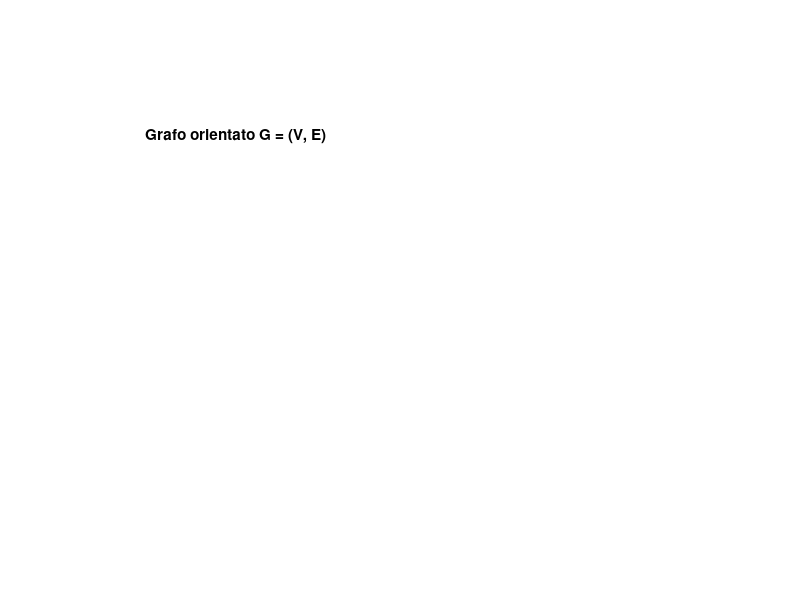

Recreate this plot in MATLAB. (Note: this script raises an error after producing the figure.)
%% ALBERI NELLA TEORIA DEI GRAFI — Bullo, "Lectures on Network Systems" ed. 1.7
%  Riferimenti ai capitoli: Cap. 2 (Grafi e matrici associate),
%                            Cap. 3 (Algoritmi di averaging).
%
%  Autore: Claude
%  -----------------------------------------------------------------------
%  CONTENUTO:
%   1. Definizione di un grafo orientato (digrafo) G = (V, E)
%   2. Matrice di adiacenza  A  e matrice dei gradi  Delta
%   3. Laplaciano  L = Delta - A   (Bullo Def. 2.25)
%   4. Matrice di incidenza orientata  B  (Bullo Def. 2.7)
%      Relazione:  L = B * B'   (grafo non pesato, orientato)
%   5. Spanning tree: verifica algebrica tramite rango di L
%      (Bullo Thm. 2.29: G contiene uno spanning tree  <=>  rank(L) = n-1)
%   6. Costruzione esplicita dello spanning tree BFS
%   7. Visualizzazione: grafo completo vs spanning tree
%   8. Dimostrazione del Consensus su spanning tree  x_dot = -L*x
% -----------------------------------------------------------------------

clear; clc; close all;

%% -----------------------------------------------------------------------
%  1. GRAFO ORIENTATO  G = (V, E)
%     n = 5 nodi,  archi orientati (i -> j)
% -----------------------------------------------------------------------
n = 5;   % |V|

% Lista archi: [sorgente, destinazione]
% Grafo bilanciato con uno spanning tree radice = 1
edges = [1 2;
         1 3;
         2 4;
         3 4;
         3 5;
         4 5;
         5 1];   % arco di chiusura del ciclo

m = size(edges,1);  % |E|

fprintf('Grafo: n = %d nodi,  m = %d archi\n', n, m);

%% -----------------------------------------------------------------------
%  2. MATRICE DI ADIACENZA  A  e matrice dei gradi  Delta
%     A(i,j) = 1  se esiste arco  i -> j
%     Delta = diag(d_out)   dove d_out(i) = out-degree del nodo i
% -----------------------------------------------------------------------
A = zeros(n);
for k = 1:m
    A(edges(k,1), edges(k,2)) = 1;
end

d_out = sum(A, 2);          % out-degree
Delta = diag(d_out);        % matrice dei gradi

fprintf('\nMatrice di adiacenza A:\n'); disp(A)
fprintf('Out-degrees: '); disp(d_out')

%% -----------------------------------------------------------------------
%  3. LAPLACIANO  L = Delta - A   (Bullo Def. 2.25)
%     Proprietà: L*1_n = 0  (sempre),  1_n'*L = 0  se bilanciato
% -----------------------------------------------------------------------
L = Delta - A;

fprintf('Laplaciano L = Delta - A:\n'); disp(L)

% Verifica L*1 = 0
residual_right = norm(L * ones(n,1));
fprintf('Verifica  L*1 = 0:   ||L*1|| = %.2e\n', residual_right)

% Verifica bilanciamento (1'*L = 0)
residual_left = norm(ones(1,n) * L);
fprintf('Verifica bilanciamento  1''*L = 0:   ||1''*L|| = %.2e\n', residual_left)

%% -----------------------------------------------------------------------
%  4. MATRICE DI INCIDENZA ORIENTATA  B  (Bullo Def. 2.7)
%     B è  n x m,   B(i,k) = +1 se l'arco k esce da i
%                             -1 se l'arco k entra in i
%                              0 altrimenti
%     Relazione:   L = B * B'
% -----------------------------------------------------------------------
B = zeros(n, m);
for k = 1:m
    src = edges(k,1);
    dst = edges(k,2);
    B(src, k) =  1;
    B(dst, k) = -1;
end

L_check = B * B';
fprintf('\nVerifica  L = B*B'':   max|L - B*B''| = %.2e\n', max(abs(L(:) - L_check(:))))

%% -----------------------------------------------------------------------
%  5. SPANNING TREE: verifica algebrica
%     Bullo Thm. 2.29:
%       G contiene uno spanning tree (in-branching da una radice)
%       <==>  rank(L) = n-1
%       <==>  L ha esattamente un autovalore nullo
% -----------------------------------------------------------------------
eigvals = sort(real(eig(L)));

fprintf('\nAutovalori del Laplaciano L (ordinati):\n')
fprintf('  lambda_%d = %.4f\n', [(1:n); eigvals'])

rk = rank(L);
fprintf('\nRango di L: %d  (su n=%d nodi)\n', rk, n)

if rk == n-1
    fprintf('--> G contiene uno spanning tree  (Bullo Thm. 2.29)\n')
else
    fprintf('--> G NON contiene spanning tree\n')
end

%% -----------------------------------------------------------------------
%  6. COSTRUZIONE DELLO SPANNING TREE (BFS da nodo radice = 1)
%     Identificazione degli archi dell'albero
% -----------------------------------------------------------------------
root = 1;
visited = false(1, n);
visited(root) = true;
queue = root;
tree_edges = [];     % [src, dst]

while ~isempty(queue)
    u = queue(1);  queue(1) = [];
    neighbors = find(A(u,:));   % out-neighbors di u
    for v = neighbors
        if ~visited(v)
            visited(v) = true;
            tree_edges = [tree_edges; u v]; %#ok<AGROW>
            queue = [queue v]; %#ok<AGROW>
        end
    end
end

fprintf('\nSpanning tree BFS (radice = nodo %d):\n', root)
fprintf('  Arco: %d -> %d\n', tree_edges')

%% -----------------------------------------------------------------------
%  7. VISUALIZZAZIONE
% -----------------------------------------------------------------------
figure('Name','Bullo – Grafo e Spanning Tree','NumberTitle','off',...
       'Position',[100 100 1100 480])

% Layout circolare fisso
theta = linspace(0, 2*pi*(1-1/n), n);
pos = [cos(theta); sin(theta)]';   % n x 2

% --- Subplot 1: grafo completo ---
ax1 = subplot(1,2,1);
title('Grafo orientato G = (V, E)', 'FontWeight','bold')
hold on; axis equal; axis off
xlim([-1.5 1.5]); ylim([-1.5 1.5])

% Archi
for k = 1:m
    s = edges(k,1); d = edges(k,2);
    draw_arrow(pos(s,:), pos(d,:), [0.4 0.6 1.0], 2)
end
% Nodi
for i = 1:n
    plot(pos(i,1), pos(i,2), 'o', 'MarkerSize',22, ...
        'MarkerFaceColor',[0.2 0.4 0.8], 'MarkerEdgeColor','k', 'LineWidth',1.5)
    text(pos(i,1), pos(i,2), num2str(i), 'HorizontalAlignment','center',...
        'Color','w', 'FontWeight','bold', 'FontSize',11)
end

% --- Subplot 2: spanning tree ---
ax2 = subplot(1,2,2);
title(sprintf('Spanning tree BFS (radice = %d)', root), 'FontWeight','bold')
hold on; axis equal; axis off
xlim([-1.5 1.5]); ylim([-1.5 1.5])

% Archi NON-tree in grigio chiaro
for k = 1:m
    s = edges(k,1); d = edges(k,2);
    in_tree = any(tree_edges(:,1)==s & tree_edges(:,2)==d);
    if ~in_tree
        draw_arrow(pos(s,:), pos(d,:), [0.8 0.8 0.8], 1)
    end
end
% Archi dell'albero in rosso
for k = 1:size(tree_edges,1)
    draw_arrow(pos(tree_edges(k,1),:), pos(tree_edges(k,2),:), [0.9 0.2 0.2], 2.5)
end
% Nodi
for i = 1:n
    col = [0.2 0.4 0.8];
    if i == root; col = [0.1 0.6 0.2]; end
    plot(pos(i,1), pos(i,2), 'o', 'MarkerSize',22, ...
        'MarkerFaceColor', col, 'MarkerEdgeColor','k','LineWidth',1.5)
    text(pos(i,1), pos(i,2), num2str(i), 'HorizontalAlignment','center',...
        'Color','w', 'FontWeight','bold', 'FontSize',11)
end
text(0, -1.4, 'Archi albero: rosso  |  Archi rimanenti: grigio', ...
    'HorizontalAlignment','center','FontSize',9,'Color',[0.4 0.4 0.4])

sgtitle('Teoria dei Grafi — Bullo, Lectures on Network Systems', ...
    'FontSize',13,'FontWeight','bold')

%% -----------------------------------------------------------------------
%  8. CONSENSUS SU SPANNING TREE   dx/dt = -L_tree * x
%     Si costruisce il Laplaciano del solo spanning tree e si simula
%     la convergenza al valor medio (per grafo bilanciato su albero
%     questo richiede il grafo in entrambe le direzioni; qui usiamo
%     L simmetrico dell'albero non orientato per mostrare il consensus)
% -----------------------------------------------------------------------
% Laplaciano simmetrico (non orientato) dello spanning tree
A_tree = zeros(n);
for k = 1:size(tree_edges,1)
    s = tree_edges(k,1); d = tree_edges(k,2);
    A_tree(s,d) = 1;
    A_tree(d,s) = 1;   % non orientato per garantire consensus
end
D_tree = diag(sum(A_tree,2));
L_tree = D_tree - A_tree;

% Stato iniziale casuale
rng(42)
x0 = 10 * randn(n,1);
x_mean = mean(x0);

% Integrazione  dx/dt = -L_tree * x   con ode45
t_span = [0 5];
[t, X] = ode45(@(t,x) -L_tree*x, t_span, x0);

figure('Name','Consensus su spanning tree','NumberTitle','off',...
       'Position',[100 600 700 380])
hold on; grid on
colors = lines(n);
for i = 1:n
    plot(t, X(:,i), 'LineWidth', 1.8, 'Color', colors(i,:), ...
        'DisplayName', sprintf('x_%d(t)', i))
end
yline(x_mean, 'k--', 'LineWidth', 2, 'DisplayName', sprintf('Media = %.2f', x_mean))
xlabel('t  [s]'); ylabel('x_i(t)')
title('Consensus lineare:  \dot{x} = -L_{tree} x', 'FontWeight','bold')
legend('Location','eastoutside','FontSize',9)
xlim([0 5])

fprintf('\nConsensus: stato finale (t=5 s):\n')
fprintf('  x_%d = %.4f\n', [(1:n); X(end,:)])
fprintf('  valor medio teorico = %.4f\n', x_mean)

%% -----------------------------------------------------------------------
%  FUNZIONE LOCALE: disegna freccia tra due punti 2D
% -----------------------------------------------------------------------
function draw_arrow(p1, p2, col, lw)
    offset = 0.13;   % raggio del nodo
    d = p2 - p1;
    dn = d / norm(d);
    p1s = p1 + dn * offset;
    p2s = p2 - dn * offset;
    annotation_arrow = false;
    if annotation_arrow
        % (non usato)
    end
    quiver(p1s(1), p1s(2), p2s(1)-p1s(1), p2s(2)-p1s(2), 0, ...
        'Color', col, 'LineWidth', lw, ...
        'MaxHeadSize', 0.6, 'AutoScale', 'off')
end
